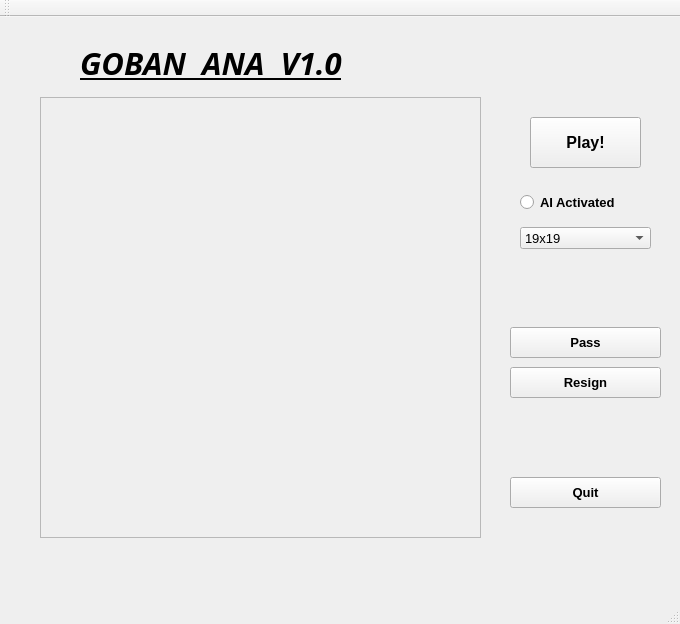
<?xml version="1.0" encoding="UTF-8"?>
<ui version="4.0">
 <class>MainWindow</class>
 <widget class="QMainWindow" name="MainWindow">
  <property name="geometry">
   <rect>
    <x>0</x>
    <y>0</y>
    <width>680</width>
    <height>624</height>
   </rect>
  </property>
  <property name="minimumSize">
   <size>
    <width>680</width>
    <height>624</height>
   </size>
  </property>
  <property name="windowTitle">
   <string>MainWindow</string>
  </property>
  <widget class="QWidget" name="centralWidget">
   <widget class="QLabel" name="title_label">
    <property name="geometry">
     <rect>
      <x>80</x>
      <y>20</y>
      <width>371</width>
      <height>51</height>
     </rect>
    </property>
    <property name="font">
     <font>
      <family>Papyrus</family>
      <pointsize>23</pointsize>
      <weight>75</weight>
      <italic>true</italic>
      <bold>true</bold>
      <underline>true</underline>
      <strikeout>false</strikeout>
      <kerning>true</kerning>
     </font>
    </property>
    <property name="focusPolicy">
     <enum>Qt::NoFocus</enum>
    </property>
    <property name="text">
     <string>GOBAN  ANA  V1.0</string>
    </property>
   </widget>
   <widget class="QPushButton" name="play_button">
    <property name="geometry">
     <rect>
      <x>530</x>
      <y>100</y>
      <width>111</width>
      <height>51</height>
     </rect>
    </property>
    <property name="font">
     <font>
      <family>Tahoma</family>
      <pointsize>12</pointsize>
      <weight>75</weight>
      <bold>true</bold>
     </font>
    </property>
    <property name="text">
     <string>Play!</string>
    </property>
   </widget>
   <widget class="QPushButton" name="pass_button">
    <property name="geometry">
     <rect>
      <x>510</x>
      <y>310</y>
      <width>151</width>
      <height>31</height>
     </rect>
    </property>
    <property name="font">
     <font>
      <family>Tahoma</family>
      <pointsize>10</pointsize>
      <weight>75</weight>
      <bold>true</bold>
     </font>
    </property>
    <property name="text">
     <string>Pass</string>
    </property>
   </widget>
   <widget class="QPushButton" name="resign_button">
    <property name="geometry">
     <rect>
      <x>510</x>
      <y>350</y>
      <width>151</width>
      <height>31</height>
     </rect>
    </property>
    <property name="font">
     <font>
      <family>Tahoma</family>
      <pointsize>10</pointsize>
      <weight>75</weight>
      <bold>true</bold>
      <underline>false</underline>
      <kerning>true</kerning>
     </font>
    </property>
    <property name="text">
     <string>Resign</string>
    </property>
   </widget>
   <widget class="QComboBox" name="size_box">
    <property name="geometry">
     <rect>
      <x>520</x>
      <y>210</y>
      <width>131</width>
      <height>22</height>
     </rect>
    </property>
    <property name="font">
     <font>
      <family>Tahoma</family>
      <pointsize>10</pointsize>
     </font>
    </property>
    <item>
     <property name="text">
      <string>19x19</string>
     </property>
    </item>
   </widget>
   <widget class="QPushButton" name="quit_button">
    <property name="geometry">
     <rect>
      <x>510</x>
      <y>460</y>
      <width>151</width>
      <height>31</height>
     </rect>
    </property>
    <property name="font">
     <font>
      <family>Tahoma</family>
      <pointsize>10</pointsize>
      <weight>75</weight>
      <bold>true</bold>
      <underline>false</underline>
      <kerning>true</kerning>
     </font>
    </property>
    <property name="text">
     <string>Quit</string>
    </property>
   </widget>
   <widget class="QPushButton" name="goban_Button">
    <property name="geometry">
     <rect>
      <x>20</x>
      <y>70</y>
      <width>481</width>
      <height>461</height>
     </rect>
    </property>
    <property name="font">
     <font>
      <kerning>false</kerning>
     </font>
    </property>
    <property name="focusPolicy">
     <enum>Qt::StrongFocus</enum>
    </property>
    <property name="text">
     <string/>
    </property>
    <property name="icon">
     <iconset>
      <normalon>:/goban.png</normalon>
     </iconset>
    </property>
    <property name="iconSize">
     <size>
      <width>1000</width>
      <height>1000</height>
     </size>
    </property>
    <property name="default">
     <bool>false</bool>
    </property>
    <property name="flat">
     <bool>true</bool>
    </property>
   </widget>
   <widget class="Frame" name="gobanFrame">
    <property name="geometry">
     <rect>
      <x>40</x>
      <y>80</y>
      <width>441</width>
      <height>441</height>
     </rect>
    </property>
    <property name="frameShape">
     <enum>QFrame::StyledPanel</enum>
    </property>
    <property name="frameShadow">
     <enum>QFrame::Raised</enum>
    </property>
   </widget>
   <widget class="QRadioButton" name="radioButton">
    <property name="geometry">
     <rect>
      <x>520</x>
      <y>170</y>
      <width>131</width>
      <height>31</height>
     </rect>
    </property>
    <property name="font">
     <font>
      <family>Tahoma</family>
      <pointsize>10</pointsize>
      <weight>75</weight>
      <bold>true</bold>
     </font>
    </property>
    <property name="text">
     <string>AI Activated</string>
    </property>
   </widget>
  </widget>
  <widget class="QToolBar" name="mainToolBar">
   <attribute name="toolBarArea">
    <enum>TopToolBarArea</enum>
   </attribute>
   <attribute name="toolBarBreak">
    <bool>false</bool>
   </attribute>
  </widget>
  <widget class="QStatusBar" name="statusBar"/>
 </widget>
 <layoutdefault spacing="6" margin="11"/>
 <customwidgets>
  <customwidget>
   <class>Frame</class>
   <extends>QFrame</extends>
   <header location="global">frame.h</header>
   <container>1</container>
  </customwidget>
 </customwidgets>
 <resources/>
 <connections/>
</ui>
